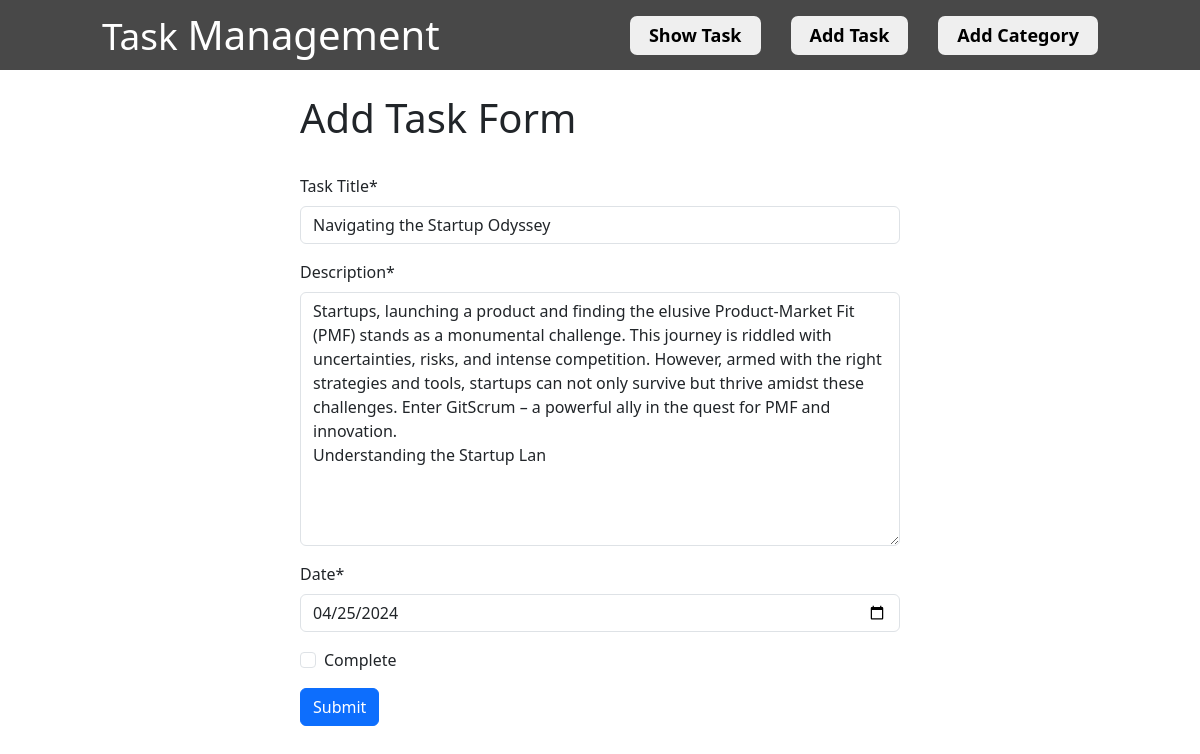
Page /add_Task/edit/8 on the committed database.
### add_task/models.py (models this page shows, shortened)
class TaskModel(models.Model):
    taskTitle=models.CharField(max_length=70)
    taskDescription=models.TextField()
    taskDate=models.DateField()
    is_completed=models.BooleanField(default=False)

### add_task/views.py (the view)
# urls.py: path("edit/<int:id>",views.EditTask,name="Edit_Task"),
def EditTask(request,id):
    postTask=TaskModel.objects.get(pk=id)
    if request.method=="POST":
        task=TaskForm(request.POST ,instance=postTask)
        if task.is_valid():
            task.save()
            return redirect("showtask")
    else:
        task=TaskForm(instance=postTask)
    return render(request,"task/addTask.html",{"form":task})

### add_task/forms.py
class TaskForm(forms.ModelForm):
    class Meta:
        model=TaskModel
        fields="__all__"
        labels={
            "taskTitle":"Task Title",
            "taskDescription":"Description",
            "taskDate":"Date",
            "is_completed":"Complete"
        }
        widgets={
            "taskDate":forms.DateInput(attrs={"type":"date"})
        }

### add_task/templates/task/addTask.html (shortened to what this page needs)
{% extends "base.html" %}
{% load crispy_forms_tags %}
{% block contain %}
<form method='post' style="width: 50%; margin: auto;" class='pt-4'>
    <h1>Add Task Form</h1>
    <br>
    {{ form | crispy }}
    <input class="btn btn-primary" type="submit" value="Submit">
    <br>
    <br>
</form>
{% endblock contain %}

### rows in the picture
TaskModel: taskTitle "Navigating the Startup Odyssey", taskDescription "Startups, launching a product and finding the elusive Product-Market Fit (PMF) stands as a monumental challenge. This journey is riddled with uncertainties, risks, and intense competition. However, armed with the right strategies and tools, startups can not only survive but thrive amidst these challenges. Enter GitScrum – a powerful ally in the quest for PMF and innovation. Understanding the Startup Lan", taskDate "04/25/2024"
